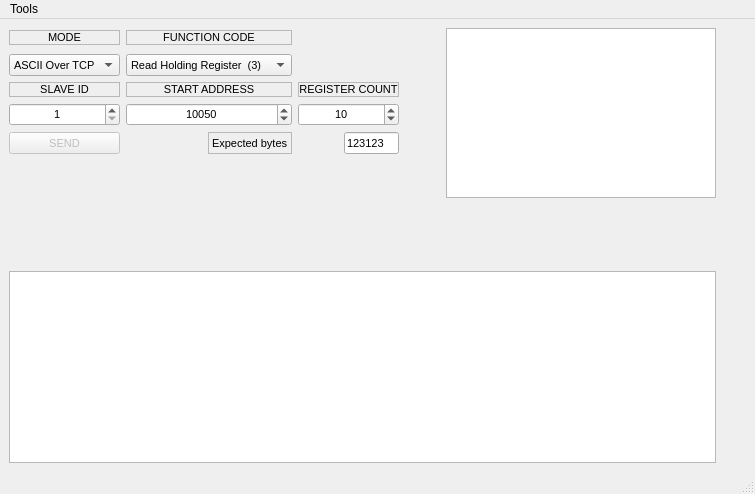
<?xml version="1.0" encoding="UTF-8"?>
<ui version="4.0">
 <class>ModbusTcpClient</class>
 <widget class="QMainWindow" name="ModbusTcpClient">
  <property name="geometry">
   <rect>
    <x>0</x>
    <y>0</y>
    <width>755</width>
    <height>494</height>
   </rect>
  </property>
  <property name="minimumSize">
   <size>
    <width>0</width>
    <height>0</height>
   </size>
  </property>
  <property name="windowTitle">
   <string>ModbusTcpClient</string>
  </property>
  <widget class="QWidget" name="centralwidget">
   <layout class="QGridLayout" name="gridLayout_2">
    <item row="0" column="0">
     <layout class="QHBoxLayout" name="horizontalLayout_4">
      <item>
       <layout class="QVBoxLayout" name="verticalLayout">
        <item>
         <layout class="QGridLayout" name="gridLayout">
          <item row="4" column="0">
           <widget class="QPushButton" name="pushButton_Send">
            <property name="enabled">
             <bool>false</bool>
            </property>
            <property name="sizePolicy">
             <sizepolicy hsizetype="Preferred" vsizetype="Preferred">
              <horstretch>0</horstretch>
              <verstretch>0</verstretch>
             </sizepolicy>
            </property>
            <property name="minimumSize">
             <size>
              <width>0</width>
              <height>0</height>
             </size>
            </property>
            <property name="maximumSize">
             <size>
              <width>16777215</width>
              <height>56</height>
             </size>
            </property>
            <property name="font">
             <font>
              <pointsize>8</pointsize>
             </font>
            </property>
            <property name="cursor">
             <cursorShape>ArrowCursor</cursorShape>
            </property>
            <property name="text">
             <string>SEND</string>
            </property>
            <property name="checkable">
             <bool>false</bool>
            </property>
            <property name="flat">
             <bool>false</bool>
            </property>
           </widget>
          </item>
          <item row="3" column="2">
           <widget class="QSpinBox" name="spinBox_RegCount">
            <property name="sizePolicy">
             <sizepolicy hsizetype="Preferred" vsizetype="Preferred">
              <horstretch>0</horstretch>
              <verstretch>0</verstretch>
             </sizepolicy>
            </property>
            <property name="minimumSize">
             <size>
              <width>0</width>
              <height>0</height>
             </size>
            </property>
            <property name="maximumSize">
             <size>
              <width>150</width>
              <height>28</height>
             </size>
            </property>
            <property name="font">
             <font>
              <pointsize>8</pointsize>
             </font>
            </property>
            <property name="alignment">
             <set>Qt::AlignCenter</set>
            </property>
            <property name="minimum">
             <number>1</number>
            </property>
            <property name="maximum">
             <number>65535</number>
            </property>
            <property name="value">
             <number>10</number>
            </property>
           </widget>
          </item>
          <item row="2" column="0">
           <widget class="QLabel" name="label_SlaveId">
            <property name="sizePolicy">
             <sizepolicy hsizetype="Preferred" vsizetype="Fixed">
              <horstretch>0</horstretch>
              <verstretch>0</verstretch>
             </sizepolicy>
            </property>
            <property name="minimumSize">
             <size>
              <width>0</width>
              <height>0</height>
             </size>
            </property>
            <property name="font">
             <font>
              <pointsize>8</pointsize>
             </font>
            </property>
            <property name="frameShape">
             <enum>QFrame::StyledPanel</enum>
            </property>
            <property name="lineWidth">
             <number>2</number>
            </property>
            <property name="text">
             <string>SLAVE ID</string>
            </property>
            <property name="alignment">
             <set>Qt::AlignCenter</set>
            </property>
           </widget>
          </item>
          <item row="2" column="2">
           <widget class="QLabel" name="label_RegCount">
            <property name="sizePolicy">
             <sizepolicy hsizetype="Preferred" vsizetype="Fixed">
              <horstretch>0</horstretch>
              <verstretch>0</verstretch>
             </sizepolicy>
            </property>
            <property name="minimumSize">
             <size>
              <width>0</width>
              <height>0</height>
             </size>
            </property>
            <property name="font">
             <font>
              <pointsize>8</pointsize>
             </font>
            </property>
            <property name="frameShape">
             <enum>QFrame::StyledPanel</enum>
            </property>
            <property name="lineWidth">
             <number>2</number>
            </property>
            <property name="text">
             <string>REGISTER COUNT</string>
            </property>
            <property name="alignment">
             <set>Qt::AlignCenter</set>
            </property>
           </widget>
          </item>
          <item row="0" column="0">
           <widget class="QLabel" name="label_Mode">
            <property name="sizePolicy">
             <sizepolicy hsizetype="Preferred" vsizetype="Fixed">
              <horstretch>0</horstretch>
              <verstretch>0</verstretch>
             </sizepolicy>
            </property>
            <property name="minimumSize">
             <size>
              <width>0</width>
              <height>0</height>
             </size>
            </property>
            <property name="font">
             <font>
              <pointsize>8</pointsize>
             </font>
            </property>
            <property name="frameShape">
             <enum>QFrame::StyledPanel</enum>
            </property>
            <property name="frameShadow">
             <enum>QFrame::Plain</enum>
            </property>
            <property name="lineWidth">
             <number>2</number>
            </property>
            <property name="text">
             <string>MODE</string>
            </property>
            <property name="alignment">
             <set>Qt::AlignCenter</set>
            </property>
           </widget>
          </item>
          <item row="3" column="1">
           <widget class="QSpinBox" name="spinBox_StartAddr">
            <property name="sizePolicy">
             <sizepolicy hsizetype="Preferred" vsizetype="Preferred">
              <horstretch>0</horstretch>
              <verstretch>0</verstretch>
             </sizepolicy>
            </property>
            <property name="minimumSize">
             <size>
              <width>0</width>
              <height>0</height>
             </size>
            </property>
            <property name="maximumSize">
             <size>
              <width>300</width>
              <height>28</height>
             </size>
            </property>
            <property name="font">
             <font>
              <pointsize>8</pointsize>
             </font>
            </property>
            <property name="alignment">
             <set>Qt::AlignCenter</set>
            </property>
            <property name="minimum">
             <number>1</number>
            </property>
            <property name="maximum">
             <number>65535</number>
            </property>
            <property name="value">
             <number>10050</number>
            </property>
           </widget>
          </item>
          <item row="2" column="1">
           <widget class="QLabel" name="label_StartAddr">
            <property name="sizePolicy">
             <sizepolicy hsizetype="Preferred" vsizetype="Fixed">
              <horstretch>0</horstretch>
              <verstretch>0</verstretch>
             </sizepolicy>
            </property>
            <property name="minimumSize">
             <size>
              <width>0</width>
              <height>0</height>
             </size>
            </property>
            <property name="font">
             <font>
              <pointsize>8</pointsize>
             </font>
            </property>
            <property name="frameShape">
             <enum>QFrame::StyledPanel</enum>
            </property>
            <property name="lineWidth">
             <number>2</number>
            </property>
            <property name="text">
             <string>START ADDRESS</string>
            </property>
            <property name="alignment">
             <set>Qt::AlignCenter</set>
            </property>
           </widget>
          </item>
          <item row="1" column="0">
           <widget class="QComboBox" name="comboBox_Mode">
            <property name="minimumSize">
             <size>
              <width>0</width>
              <height>0</height>
             </size>
            </property>
            <property name="maximumSize">
             <size>
              <width>180</width>
              <height>28</height>
             </size>
            </property>
            <property name="font">
             <font>
              <pointsize>8</pointsize>
             </font>
            </property>
            <property name="currentIndex">
             <number>2</number>
            </property>
            <item>
             <property name="text">
              <string>TCP</string>
             </property>
            </item>
            <item>
             <property name="text">
              <string>RTU Over TCP</string>
             </property>
            </item>
            <item>
             <property name="text">
              <string>ASCII Over TCP</string>
             </property>
            </item>
           </widget>
          </item>
          <item row="0" column="2">
           <spacer name="horizontalSpacer_2">
            <property name="orientation">
             <enum>Qt::Horizontal</enum>
            </property>
            <property name="sizeHint" stdset="0">
             <size>
              <width>40</width>
              <height>20</height>
             </size>
            </property>
           </spacer>
          </item>
          <item row="1" column="1">
           <widget class="QComboBox" name="comboBox_FunctionCode">
            <property name="sizePolicy">
             <sizepolicy hsizetype="Preferred" vsizetype="Fixed">
              <horstretch>0</horstretch>
              <verstretch>0</verstretch>
             </sizepolicy>
            </property>
            <property name="minimumSize">
             <size>
              <width>0</width>
              <height>0</height>
             </size>
            </property>
            <property name="maximumSize">
             <size>
              <width>300</width>
              <height>28</height>
             </size>
            </property>
            <property name="font">
             <font>
              <pointsize>8</pointsize>
             </font>
            </property>
            <property name="currentIndex">
             <number>2</number>
            </property>
            <item>
             <property name="text">
              <string>Read Coils  (1)</string>
             </property>
            </item>
            <item>
             <property name="text">
              <string>Read Discrete Inputs  (2)</string>
             </property>
            </item>
            <item>
             <property name="text">
              <string>Read Holding Register  (3)</string>
             </property>
            </item>
            <item>
             <property name="text">
              <string>Read Input Register (4)</string>
             </property>
            </item>
            <item>
             <property name="text">
              <string>Write Single Coil (5)</string>
             </property>
            </item>
            <item>
             <property name="text">
              <string>Write Single Register (6)</string>
             </property>
            </item>
            <item>
             <property name="text">
              <string>Write Multiple Coils (15)</string>
             </property>
            </item>
            <item>
             <property name="text">
              <string>Write Multiple Registers (16)</string>
             </property>
            </item>
           </widget>
          </item>
          <item row="3" column="0">
           <widget class="QSpinBox" name="spinBox_SlaveId">
            <property name="sizePolicy">
             <sizepolicy hsizetype="Preferred" vsizetype="Preferred">
              <horstretch>0</horstretch>
              <verstretch>0</verstretch>
             </sizepolicy>
            </property>
            <property name="minimumSize">
             <size>
              <width>0</width>
              <height>0</height>
             </size>
            </property>
            <property name="maximumSize">
             <size>
              <width>150</width>
              <height>28</height>
             </size>
            </property>
            <property name="font">
             <font>
              <pointsize>8</pointsize>
             </font>
            </property>
            <property name="alignment">
             <set>Qt::AlignCenter</set>
            </property>
            <property name="minimum">
             <number>1</number>
            </property>
            <property name="maximum">
             <number>247</number>
            </property>
            <property name="value">
             <number>1</number>
            </property>
           </widget>
          </item>
          <item row="0" column="1">
           <widget class="QLabel" name="label_FunctionCode">
            <property name="sizePolicy">
             <sizepolicy hsizetype="Preferred" vsizetype="Fixed">
              <horstretch>0</horstretch>
              <verstretch>0</verstretch>
             </sizepolicy>
            </property>
            <property name="minimumSize">
             <size>
              <width>0</width>
              <height>0</height>
             </size>
            </property>
            <property name="font">
             <font>
              <pointsize>8</pointsize>
             </font>
            </property>
            <property name="frameShape">
             <enum>QFrame::StyledPanel</enum>
            </property>
            <property name="lineWidth">
             <number>2</number>
            </property>
            <property name="text">
             <string>FUNCTION CODE</string>
            </property>
            <property name="alignment">
             <set>Qt::AlignCenter</set>
            </property>
           </widget>
          </item>
          <item row="1" column="2">
           <spacer name="horizontalSpacer_6">
            <property name="orientation">
             <enum>Qt::Horizontal</enum>
            </property>
            <property name="sizeHint" stdset="0">
             <size>
              <width>40</width>
              <height>20</height>
             </size>
            </property>
           </spacer>
          </item>
          <item row="4" column="2">
           <layout class="QHBoxLayout" name="horizontalLayout">
            <item>
             <spacer name="horizontalSpacer_3">
              <property name="orientation">
               <enum>Qt::Horizontal</enum>
              </property>
              <property name="sizeHint" stdset="0">
               <size>
                <width>40</width>
                <height>20</height>
               </size>
              </property>
             </spacer>
            </item>
            <item>
             <widget class="QLineEdit" name="lineEdit_2">
              <property name="maximumSize">
               <size>
                <width>55</width>
                <height>16777215</height>
               </size>
              </property>
              <property name="font">
               <font>
                <pointsize>8</pointsize>
               </font>
              </property>
              <property name="layoutDirection">
               <enum>Qt::LeftToRight</enum>
              </property>
              <property name="text">
               <string>123123</string>
              </property>
              <property name="alignment">
               <set>Qt::AlignLeading|Qt::AlignLeft|Qt::AlignVCenter</set>
              </property>
              <property name="readOnly">
               <bool>true</bool>
              </property>
             </widget>
            </item>
           </layout>
          </item>
          <item row="4" column="1">
           <layout class="QHBoxLayout" name="horizontalLayout_2">
            <item>
             <spacer name="horizontalSpacer_4">
              <property name="orientation">
               <enum>Qt::Horizontal</enum>
              </property>
              <property name="sizeHint" stdset="0">
               <size>
                <width>40</width>
                <height>20</height>
               </size>
              </property>
             </spacer>
            </item>
            <item>
             <widget class="QLabel" name="label_6">
              <property name="maximumSize">
               <size>
                <width>16777215</width>
                <height>22</height>
               </size>
              </property>
              <property name="font">
               <font>
                <pointsize>8</pointsize>
               </font>
              </property>
              <property name="frameShape">
               <enum>QFrame::StyledPanel</enum>
              </property>
              <property name="lineWidth">
               <number>2</number>
              </property>
              <property name="text">
               <string>Expected bytes</string>
              </property>
             </widget>
            </item>
           </layout>
          </item>
         </layout>
        </item>
        <item>
         <spacer name="verticalSpacer">
          <property name="orientation">
           <enum>Qt::Vertical</enum>
          </property>
          <property name="sizeHint" stdset="0">
           <size>
            <width>20</width>
            <height>40</height>
           </size>
          </property>
         </spacer>
        </item>
       </layout>
      </item>
      <item>
       <spacer name="horizontalSpacer">
        <property name="orientation">
         <enum>Qt::Horizontal</enum>
        </property>
        <property name="sizeHint" stdset="0">
         <size>
          <width>52</width>
          <height>20</height>
         </size>
        </property>
       </spacer>
      </item>
     </layout>
    </item>
    <item row="0" column="1">
     <widget class="QTableWidget" name="tableWidget">
      <property name="minimumSize">
       <size>
        <width>270</width>
        <height>170</height>
       </size>
      </property>
      <property name="maximumSize">
       <size>
        <width>99999</width>
        <height>99999</height>
       </size>
      </property>
      <property name="font">
       <font>
        <pointsize>8</pointsize>
       </font>
      </property>
      <property name="frameShape">
       <enum>QFrame::StyledPanel</enum>
      </property>
      <property name="verticalScrollBarPolicy">
       <enum>Qt::ScrollBarAsNeeded</enum>
      </property>
      <property name="horizontalScrollBarPolicy">
       <enum>Qt::ScrollBarAsNeeded</enum>
      </property>
      <property name="sizeAdjustPolicy">
       <enum>QAbstractScrollArea::AdjustToContents</enum>
      </property>
      <property name="autoScrollMargin">
       <number>10</number>
      </property>
      <property name="selectionBehavior">
       <enum>QAbstractItemView::SelectColumns</enum>
      </property>
      <property name="showGrid">
       <bool>false</bool>
      </property>
      <property name="gridStyle">
       <enum>Qt::NoPen</enum>
      </property>
      <attribute name="horizontalHeaderVisible">
       <bool>true</bool>
      </attribute>
      <attribute name="horizontalHeaderCascadingSectionResizes">
       <bool>false</bool>
      </attribute>
      <attribute name="horizontalHeaderMinimumSectionSize">
       <number>60</number>
      </attribute>
      <attribute name="horizontalHeaderDefaultSectionSize">
       <number>60</number>
      </attribute>
      <attribute name="horizontalHeaderHighlightSections">
       <bool>false</bool>
      </attribute>
      <attribute name="horizontalHeaderShowSortIndicator" stdset="0">
       <bool>false</bool>
      </attribute>
      <attribute name="horizontalHeaderStretchLastSection">
       <bool>false</bool>
      </attribute>
      <attribute name="verticalHeaderVisible">
       <bool>false</bool>
      </attribute>
      <attribute name="verticalHeaderMinimumSectionSize">
       <number>20</number>
      </attribute>
      <attribute name="verticalHeaderDefaultSectionSize">
       <number>30</number>
      </attribute>
      <attribute name="verticalHeaderHighlightSections">
       <bool>false</bool>
      </attribute>
     </widget>
    </item>
    <item row="1" column="1">
     <spacer name="verticalSpacer_2">
      <property name="orientation">
       <enum>Qt::Vertical</enum>
      </property>
      <property name="sizeHint" stdset="0">
       <size>
        <width>20</width>
        <height>40</height>
       </size>
      </property>
     </spacer>
    </item>
    <item row="2" column="0" colspan="2">
     <widget class="QPlainTextEdit" name="plainTextEdit_Response">
      <property name="minimumSize">
       <size>
        <width>0</width>
        <height>0</height>
       </size>
      </property>
      <property name="maximumSize">
       <size>
        <width>9999999</width>
        <height>9999999</height>
       </size>
      </property>
      <property name="font">
       <font>
        <pointsize>8</pointsize>
       </font>
      </property>
      <property name="cursor" stdset="0">
       <cursorShape>ArrowCursor</cursorShape>
      </property>
      <property name="readOnly">
       <bool>true</bool>
      </property>
      <property name="plainText">
       <string/>
      </property>
     </widget>
    </item>
    <item row="0" column="2">
     <spacer name="horizontalSpacer_5">
      <property name="orientation">
       <enum>Qt::Horizontal</enum>
      </property>
      <property name="sizeHint" stdset="0">
       <size>
        <width>40</width>
        <height>20</height>
       </size>
      </property>
     </spacer>
    </item>
   </layout>
  </widget>
  <widget class="QMenuBar" name="menubar">
   <property name="geometry">
    <rect>
     <x>0</x>
     <y>0</y>
     <width>755</width>
     <height>25</height>
    </rect>
   </property>
   <widget class="QMenu" name="menuTools">
    <property name="title">
     <string>Tools</string>
    </property>
    <addaction name="actionCommunication_Settings"/>
   </widget>
   <addaction name="menuTools"/>
  </widget>
  <widget class="QStatusBar" name="statusbar"/>
  <action name="actionCommunication_Settings">
   <property name="icon">
    <iconset resource="Icons.qrc">
     <normaloff>:/Icons/settings.png</normaloff>:/Icons/settings.png</iconset>
   </property>
   <property name="text">
    <string>Settings</string>
   </property>
  </action>
 </widget>
 <resources>
  <include location="Icons.qrc"/>
 </resources>
 <connections/>
</ui>
